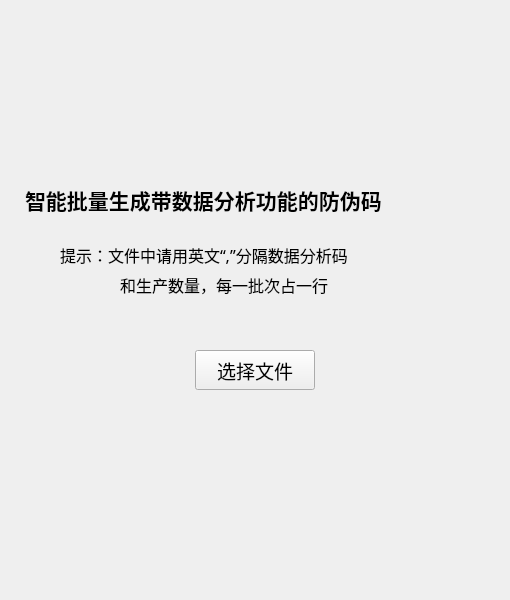
<?xml version="1.0" encoding="UTF-8"?>
<ui version="4.0">
 <class>window_feature5</class>
 <widget class="QWidget" name="window_feature5">
  <property name="geometry">
   <rect>
    <x>0</x>
    <y>0</y>
    <width>510</width>
    <height>600</height>
   </rect>
  </property>
  <property name="windowTitle">
   <string>Form</string>
  </property>
  <widget class="QLabel" name="label_title">
   <property name="geometry">
    <rect>
     <x>25</x>
     <y>180</y>
     <width>460</width>
     <height>40</height>
    </rect>
   </property>
   <property name="font">
    <font>
     <family>微软雅黑</family>
     <pointsize>16</pointsize>
     <weight>75</weight>
     <bold>true</bold>
    </font>
   </property>
   <property name="text">
    <string>智能批量生成带数据分析功能的防伪码</string>
   </property>
  </widget>
  <widget class="QLabel" name="label_tip">
   <property name="geometry">
    <rect>
     <x>60</x>
     <y>240</y>
     <width>390</width>
     <height>30</height>
    </rect>
   </property>
   <property name="font">
    <font>
     <family>微软雅黑</family>
     <pointsize>12</pointsize>
     <weight>50</weight>
     <bold>false</bold>
    </font>
   </property>
   <property name="text">
    <string>提示：文件中请用英文“,”分隔数据分析码</string>
   </property>
  </widget>
  <widget class="QLabel" name="label_tip_2">
   <property name="geometry">
    <rect>
     <x>120</x>
     <y>270</y>
     <width>260</width>
     <height>30</height>
    </rect>
   </property>
   <property name="font">
    <font>
     <family>微软雅黑</family>
     <pointsize>12</pointsize>
     <weight>50</weight>
     <bold>false</bold>
    </font>
   </property>
   <property name="text">
    <string>和生产数量，每一批次占一行</string>
   </property>
  </widget>
  <widget class="QPushButton" name="pushButton_select">
   <property name="geometry">
    <rect>
     <x>195</x>
     <y>350</y>
     <width>120</width>
     <height>40</height>
    </rect>
   </property>
   <property name="font">
    <font>
     <family>微软雅黑</family>
     <pointsize>14</pointsize>
    </font>
   </property>
   <property name="text">
    <string>选择文件</string>
   </property>
  </widget>
 </widget>
 <resources/>
 <connections/>
</ui>
